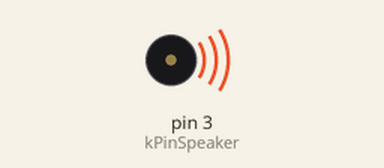
Simulated run of this sketch. Board: Arduino Uno, built with avr-gcc and run on an emulated ATmega328P. Parts: buzzer (waves = sounding).

Above: at 0.15 s.
At 5.32 s:
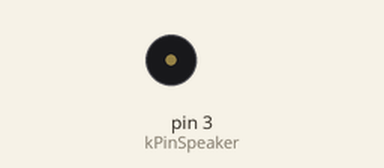
Timing chart, 0 to 5.9 s (numbered marks = the images above):
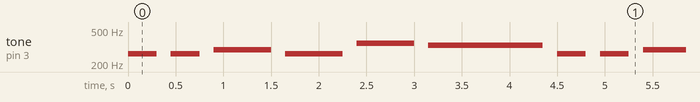

The sketch:

4_1_sketch.ino
```cpp
#define NOTE_C4 262
#define NOTE_D4 294
#define NOTE_E4 330
#define NOTE_F4 349
#define NOTE_G4 392
#define NOTE_A4 440
#define NOTE_B4 494
#define NOTE_C5 523

# define NUM_NOTES 6

const int kPinSpeaker = 3;

const int notes[NUM_NOTES] = {
  NOTE_C4, NOTE_C4, NOTE_D4, NOTE_C4, NOTE_F4, NOTE_E4
};

const int beats[NUM_NOTES] = {
  1, 1, 2, 2, 2, 4
};

const int beatValue = 300;

void setup() {
  pinMode(kPinSpeaker, OUTPUT);
}

void loop() {
  for (int i = 0; i < NUM_NOTES; i++) {
    if (notes[i] == 0) {
      delay(beats[i] * beatValue);
    }else {
      ourTone(notes[i], beats[i] * beatValue);
    }

    noTone(kPinSpeaker);
    delay(beatValue/2);
  }
}

void ourTone(int freq, int duration) {
  tone(kPinSpeaker, freq, duration);
  delay(duration);
}
```

Measured:
- by itself, tone on pin 3 (kPinSpeaker): repeats every 4.5 s: silent 0.15 s, 262 Hz 0.30 s, silent 0.15 s, 294 Hz 0.60 s, silent 0.15 s, 262 Hz 0.60 s, silent 0.15 s, 349 Hz 0.60 s, silent 0.15 s, 330 Hz 1.2 s, silent 0.15 s, 262 Hz 0.30 s
